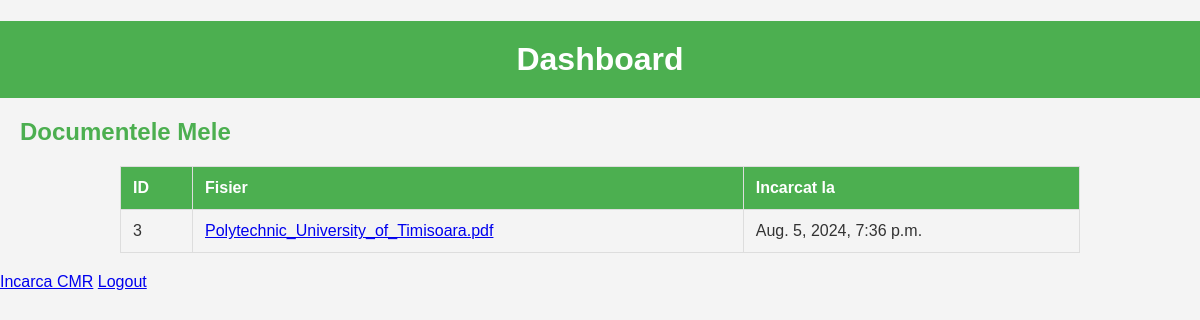
Page /dashboard/ (signed in) on the committed database.
### cmr_app/models.py (models this page shows, shortened)
class CMR(models.Model):
    user = models.ForeignKey(User, on_delete=models.CASCADE)
    file = models.FileField(upload_to='cmrs/')
    uploaded_at = models.DateTimeField(auto_now_add=True)

### cmr_app/views.py (the view)
# urls.py: path('dashboard/', views.dashboard, name='dashboard'),
@login_required
def dashboard(request):
    if request.user.is_staff:
        users = User.objects.all()
        cmrs = CMR.objects.all()  # Adaugat pentru a vizualiza toate documentele
    else:
        users = None
        cmrs = CMR.objects.filter(user=request.user)
    return render(request, 'cmr_app/dashboard.html', {'users': users, 'cmrs': cmrs})

### cmr_app/templatetags/custom_filters.py (called while the page is built)
@register.filter
def basename(value):
    return os.path.basename(value)

### cmr_app/templates/cmr_app/dashboard.html (shortened to what this page needs)
<!DOCTYPE html>
<html>
<head>
    {% load static %}
    {% load custom_filters %}
    <link rel="stylesheet" type="text/css" href="{% static 'cmr_app/styles.css' %}">
</head>
<body>
    <h1>Dashboard</h1>
    <h2>Documentele Mele</h2>
    <table>
        <tr>
            <th>ID</th>
            <th>Fisier</th>
            <th>Incarcat la</th>
        </tr>
        {% for cmr in cmrs %}
        <tr>
            <td>{{ cmr.id }}</td>
            <td><a href="{{ cmr.file.url }}">{{ cmr.file.name|basename }}</a></td>
            <td>{{ cmr.uploaded_at }}</td>
        </tr>
        {% endfor %}
    </table>
    <a href="{% url 'cmr_app:upload_cmr' %}">Incarca CMR</a>
    <a href="{% url 'logout' %}">Logout</a>
</body>
</html>

### cmr_app/static/cmr_app/styles.css (style rules this page uses)
body { font-family: Arial, sans-serif; background-color: #f4f4f4; color: #333; margin: 0; padding: 0; }
h1 { background-color: #4CAF50; color: white; padding: 20px; text-align: center; margin-bottom: 20px; }
h2 { color: #4CAF50; margin-left: 20px; }
table { width: 80%; margin: 20px auto; border-collapse: collapse; }
table, th, td { border: 1px solid #ddd; }
th, td { padding: 12px; text-align: left; }
th { background-color: #4CAF50; color: white; }

### rows in the picture
CMR: id "3", file.name|basename "Polytechnic_University_of_Timisoara.pdf", uploaded_at "Aug. 5, 2024, 7:36 p.m."
